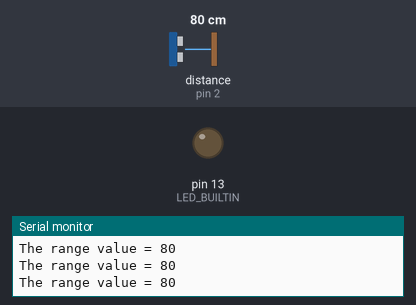
A sketch run on a simulated Arduino Uno, built with avr-gcc and run on an emulated ATmega328P. Parts: output pins drawn as LEDs (lit = HIGH), the last lines printed to the serial monitor. The inputs (shaded band) are chosen by the test bench; at power-on: distance to the obstacle (sensor on pin 2) 80 cm.

Above: at 1.2 s.
1.3 s: distance to the obstacle (sensor on pin 2) set to 6 cm
2.8 s: distance to the obstacle (sensor on pin 2) set to 3 cm
At 3.3 s:
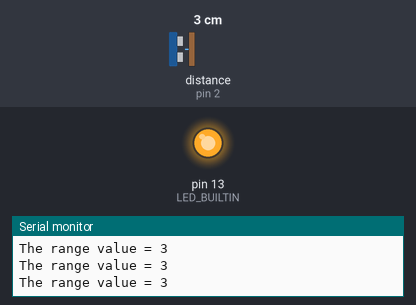
4.3 s: distance to the obstacle (sensor on pin 2) set to 9 cm
At 4.9 s:
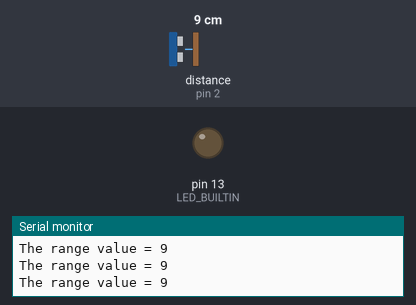
5.8 s: distance to the obstacle (sensor on pin 2) set to 2 cm
At 6.8 s:
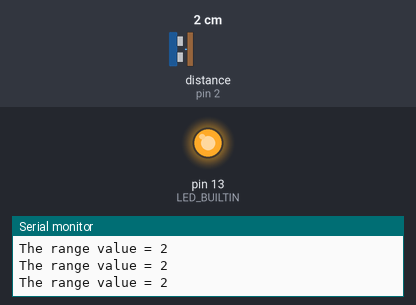
Timing chart, 0 to 8.3 s (numbered marks = the images above; inputs shaded):
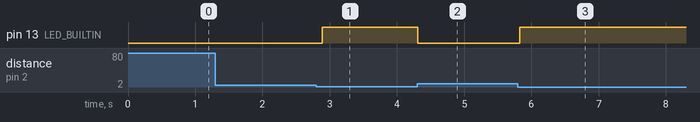

The sketch:

Ultra_Sonic_Sensor.ino
```cpp
#include <Ultrasonic.h>

int range = 0;
Ultrasonic ultra_sonic(2);

void setup() {
    Serial.begin(9600);
    pinMode(LED_BUILTIN, OUTPUT);
}

void loop() {
    range = ultra_sonic.MeasureInCentimeters();
    Serial.print("The range value = ");
    Serial.println(range);

    if(range < 5) {
        digitalWrite(LED_BUILTIN, HIGH);
    }
    else {
        digitalWrite(LED_BUILTIN, LOW);
    }

    delay(100);
}
```

Measured:
- the behaviour switches between 5 and 4 cm on distance to the obstacle (sensor on pin 2) (found by bisection; images 0 and 1)
- after the input at 2.8 s, pin 13 (LED_BUILTIN): LOW → HIGH after 0.09 s
- after the input at 4.3 s, pin 13 (LED_BUILTIN): HIGH → LOW at once
- after the input at 5.8 s, pin 13 (LED_BUILTIN): LOW → HIGH at once
